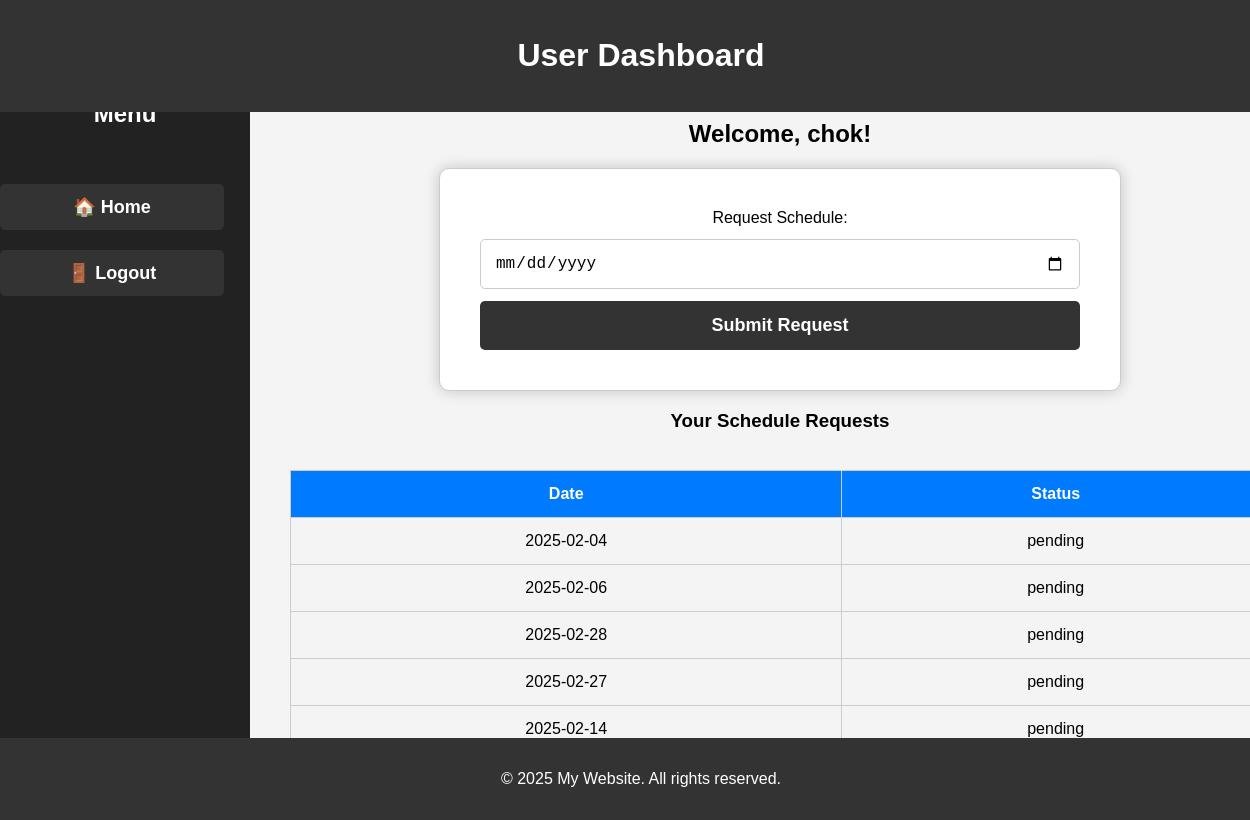
The app's page /users_dashboard.php (signed in) with its own data.
### tables this page shows
CREATE TABLE `users` (
  `id` int(11) NOT NULL,
  `username` varchar(50) NOT NULL,
  `email` varchar(100) NOT NULL,
  `password` varchar(255) NOT NULL,
  `role` enum('user','admin') NOT NULL,
  `firstname` varchar(50) NOT NULL,
  `lastname` varchar(50) NOT NULL
);

CREATE TABLE `schedule_requests` (
  `id` int(11) NOT NULL,
  `user_id` int(11) NOT NULL,
  `requested_date` date NOT NULL,
  `status` enum('pending','approved','rejected') DEFAULT 'pending',
  `created_at` timestamp NOT NULL DEFAULT current_timestamp()
);

### users_dashboard.php (the view, shortened to what this page needs)
<?php
include 'config.php';
$user_id = $_SESSION['user_id'];
$firstname = "User";
$sql = "SELECT firstname FROM users WHERE id = ?";
if ($stmt = $conn->prepare($sql)) {
    $stmt->bind_param("i", $user_id);
    $stmt->execute();
    $stmt->bind_result($firstname);
}
$sql = "SELECT requested_date, status FROM schedule_requests WHERE user_id = ?";
$schedule_requests = [];
if ($stmt = $conn->prepare($sql)) {
    $stmt->bind_param("i", $user_id);
    $stmt->execute();
    $result = $stmt->get_result();
    while ($row = $result->fetch_assoc()) {
        $schedule_requests[] = $row;
    }
}
?>
<!DOCTYPE html>
<html lang="en">
<head>
    <link rel="stylesheet" href="userdashboard.css">
</head>
<body>
<header>
    <h1>User Dashboard</h1>
</header>
<div class="main-container">
    <aside class="sidebar">
        <h2>Menu</h2>
        <ul>
            <li><a href="userdashboard.php">🏠 Home</a></li>
            <li><a href="logout.php" class="logout-btn">🚪 Logout</a></li>
        </ul>
    </aside>
    <div class="content">
        <h2>Welcome, <?php echo htmlspecialchars($firstname); ?>!</h2>
        <form method="post">
            <label for="requested_date">Request Schedule:</label>
            <input type="date" name="requested_date" required>
            <button type="submit">Submit Request</button>
        </form>
        <h3>Your Schedule Requests</h3>
        <table>
            <tr>
                <th>Date</th>
                <th>Status</th>
            </tr>
            <?php if (!empty($schedule_requests)): ?>
                <?php foreach ($schedule_requests as $row): ?>
                    <tr>
                        <td><?php echo htmlspecialchars($row['requested_date']); ?></td>
                        <td><?php echo htmlspecialchars($row['status']); ?></td>
                    </tr>
                <?php endforeach; ?>
            <?php else: ?>
                <tr>
                    <td colspan="2">No schedule requests found.</td>
                </tr>
            <?php endif; ?>
        </table>
    </div>
</div>
<footer>
    <p>&copy; <?php echo date("Y"); ?> My Website. All rights reserved.</p>
</footer>
</body>
</html>

### userdashboard.css (style rules this page uses)
body { font-family: Arial, sans-serif; margin: 0; padding: 0; background-color: #f4f4f4; display: flex; flex-direction: column; min-height: 100vh; }
header { background-color: #333; color: #fff; padding: 1em; text-align: center; width: 100%; position: fixed; top: 0; left: 0; z-index: 1000; }
.sidebar { width: 250px; height: 100vh; background-color: #222; color: white; position: fixed; top: 60px; left: 0; display: flex; flex-direction: column; align-items: center; padding-top: 20px; }
.sidebar h2 { text-align: center; margin-bottom: 20px; }
.sidebar ul { list-style-type: none; padding: 0; width: 100%; }
.sidebar ul li { margin: 20px 0; }
.sidebar ul li a { display: block; padding: 12px; color: white; text-decoration: none; background-color: #333; border-radius: 5px; text-align: center; font-size: 18px; font-weight: bold; width: 80%; }
.content { margin-left: 270px; display: flex; flex-direction: column; align-items: center; text-align: center; margin-top: 80px; padding: 20px; width: calc(100% - 270px); }
form { width: 600px; padding: 40px; background-color: #fff; border-radius: 10px; border: 1px solid #ccc; box-shadow: 0 0 15px rgba(0, 0, 0, 0.2); display: flex; flex-direction: column; align-items: center; }
form input[type="text"], form input[type="date"], form select { width: 100%; padding: 14px; margin: 12px 0; border: 1px solid #ccc; border-radius: 5px; box-sizing: border-box; font-size: 16px; }
form button { width: 100%; padding: 14px; background-color: #333; color: #fff; border: none; cursor: pointer; border-radius: 5px; font-size: 18px; font-weight: bold; }
table { width: 100%; border-collapse: collapse; margin-top: 20px; }
th, td { padding: 14px; border: 1px solid #ccc; text-align: center; }
th { background-color: #007bff; color: white; }
footer { background-color: #333; color: white; text-align: center; padding: 1em; position: fixed; bottom: 0; left: 0; width: 100%; }

### records on screen
users: firstname "chok"
schedule_requests: requested_date "2025-02-04", status "pending"
schedule_requests: requested_date "2025-02-06", status "pending"
schedule_requests: requested_date "2025-02-28", status "pending"
schedule_requests: requested_date "2025-02-27", status "pending"
schedule_requests: requested_date "2025-02-14", status "pending"
